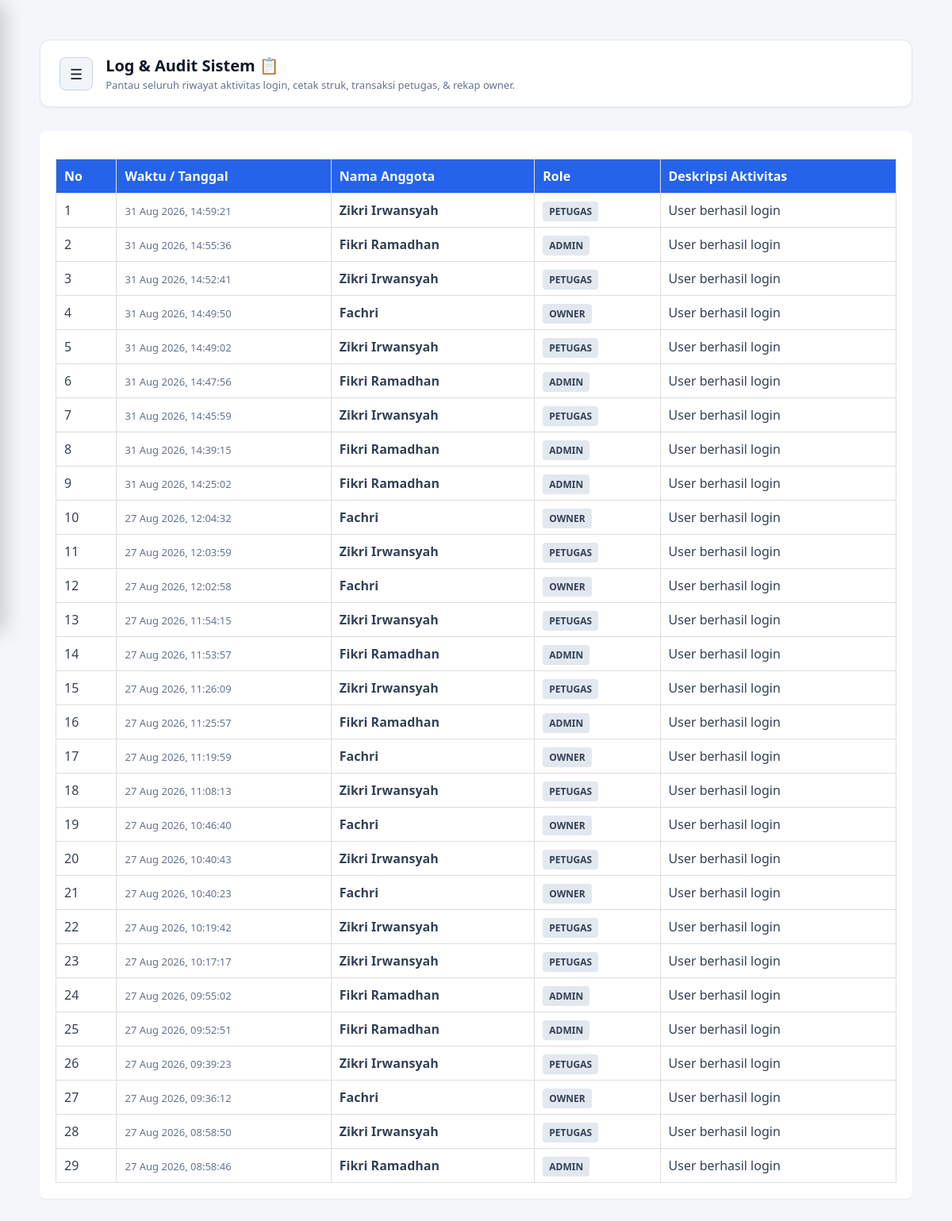
Page /app_parkir/admin/php-admin/log.php (signed in) on the committed database.
### tables this page shows
CREATE TABLE `tb_log_aktivitas` (
  `id_log` int(11) NOT NULL,
  `id_user` int(11) NOT NULL,
  `aktivitas` varchar(100) NOT NULL,
  `waktu_aktivitas` datetime NOT NULL DEFAULT current_timestamp()
);

CREATE TABLE `tb_user` (
  `id_user` int(11) NOT NULL,
  `nama_lengkap` varchar(50) NOT NULL,
  `username` varchar(50) NOT NULL,
  `password` varchar(100) NOT NULL,
  `role` enum('admin','petugas','owner') NOT NULL,
  `status_aktif` tinyint(1) NOT NULL DEFAULT 1
);

### app_parkir/admin/php-admin/log.php (the view, shortened to what this page needs)
<?php
require_once '../../config/koneksi.php';
$log_aktivitas = mysqli_query($koneksi, "
    SELECT l.*, u.nama_lengkap, u.role
    FROM tb_log_aktivitas l
    LEFT JOIN tb_user u ON l.id_user = u.id_user
    ORDER BY l.waktu_aktivitas DESC
");
?>
<!DOCTYPE html>
<html lang="id">
<head>
    <link rel="stylesheet" href="../css-admin/dashboard.css?v=<?= time(); ?>">
    <link rel="stylesheet" href="../css-admin/user.css?v=<?= time(); ?>">
</head>
<body>
    <div class="content">
        <div class="header">
            <div class="header-left">
                <button class="menu-toggle" id="btnToggle" title="Buka Menu">☰</button>
                <div>
                    <h2>Log & Audit Sistem 📋</h2>
                    <p>Pantau seluruh riwayat aktivitas login, cetak struk, transaksi petugas, & rekap owner.</p>
                </div>
            </div>
        </div>
        <div style="overflow-x: auto; background: white; padding: 20px; border-radius: 8px; box-shadow: 0 1px 3px rgba(0,0,0,0.05);">
            <table>
                <thead>
                    <tr>
                        <th>No</th>
                        <th>Waktu / Tanggal</th>
                        <th>Nama Anggota</th>
                        <th>Role</th>
                        <th>Deskripsi Aktivitas</th>
                    </tr>
                </thead>
                <tbody>
                    <?php
                    $no = 1;
                    while($row = mysqli_fetch_assoc($log_aktivitas)):
                    ?>
                    <tr>
                        <td><?= $no++; ?></td>
                        <td><span style="color: #64748b; font-size: 13px;"><?= date('d M Y, H:i:s', strtotime($row['waktu_aktivitas'])); ?></span></td>
                        <td><b><?= htmlspecialchars($row['nama_lengkap'] ?? 'System'); ?></b></td>
                        <td>
                            <span style="background: #e2e8f0; padding: 4px 8px; border-radius: 4px; font-size: 12px; font-weight: bold;">
                                <?= strtoupper($row['role'] ?? 'SYSTEM'); ?>
                            </span>
                        </td>
                        <td><?= htmlspecialchars($row['aktivitas']); ?></td>
                    </tr>
                    <?php endwhile; ?>
                </tbody>
            </table>
        </div>
    </div>
</body>
</html>

### app_parkir/admin/css-admin/dashboard.css (style rules this page uses)
* { margin: 0; padding: 0; box-sizing: border-box; font-family: "Segoe UI", system-ui, -apple-system, sans-serif; }
body { background-color: #f8fafc; color: #334155; display: flex; min-height: 100vh; position: relative; overflow-x: hidden; }
.content { flex: 1; padding: 30px; overflow-y: auto; width: 100%; }
.header { background-color: #ffffff; padding: 18px 24px; border-radius: 12px; box-shadow: 0 1px 3px rgba(0, 0, 0, 0.05); margin-bottom: 30px; border: 1px solid #e2e8f0; }
.header-left { display: flex; align-items: center; gap: 16px; }
.menu-toggle { background-color: #f1f5f9; color: #0f172a; border: 1px solid #cbd5e1; padding: 8px 12px; border-radius: 8px; font-size: 18px; cursor: pointer; transition: all 0.2s ease; display: flex; align-items: center; justify-content: center; }
.header h2 { font-size: 20px; color: #0f172a; margin-bottom: 2px; }
.header p { color: #64748b; font-size: 13px; }

### app_parkir/admin/css-admin/user.css (style rules this page uses)
body { font-family: Arial, sans-serif; padding: 20px; background: #f4f6f9; }
table { width: 100%; border-collapse: collapse; background: #fff; margin-top: 15px; }
th, td { border: 1px solid #ddd; padding: 10px; text-align: left; }
th { background-color: #2563eb; color: white; }

### rows in the picture
tb_log_aktivitas: waktu_aktivitas "31 Aug 2026, 14:59:21", id_user.nama_lengkap "Zikri Irwansyah", id_user.role "PETUGAS", aktivitas "User berhasil login"
tb_log_aktivitas: waktu_aktivitas "31 Aug 2026, 14:55:36", id_user.nama_lengkap "Fikri Ramadhan", id_user.role "ADMIN", aktivitas "User berhasil login"
tb_log_aktivitas: waktu_aktivitas "31 Aug 2026, 14:52:41", id_user.nama_lengkap "Zikri Irwansyah", id_user.role "PETUGAS", aktivitas "User berhasil login"
tb_log_aktivitas: waktu_aktivitas "31 Aug 2026, 14:49:50", id_user.nama_lengkap "Fachri", id_user.role "OWNER", aktivitas "User berhasil login"
tb_log_aktivitas: waktu_aktivitas "31 Aug 2026, 14:49:02", id_user.nama_lengkap "Zikri Irwansyah", id_user.role "PETUGAS", aktivitas "User berhasil login"
tb_log_aktivitas: waktu_aktivitas "31 Aug 2026, 14:47:56", id_user.nama_lengkap "Fikri Ramadhan", id_user.role "ADMIN", aktivitas "User berhasil login"
tb_log_aktivitas: waktu_aktivitas "31 Aug 2026, 14:45:59", id_user.nama_lengkap "Zikri Irwansyah", id_user.role "PETUGAS", aktivitas "User berhasil login"
tb_log_aktivitas: waktu_aktivitas "31 Aug 2026, 14:39:15", id_user.nama_lengkap "Fikri Ramadhan", id_user.role "ADMIN", aktivitas "User berhasil login"
tb_log_aktivitas: waktu_aktivitas "31 Aug 2026, 14:25:02", id_user.nama_lengkap "Fikri Ramadhan", id_user.role "ADMIN", aktivitas "User berhasil login"
tb_log_aktivitas: waktu_aktivitas "27 Aug 2026, 12:04:32", id_user.nama_lengkap "Fachri", id_user.role "OWNER", aktivitas "User berhasil login"
tb_log_aktivitas: waktu_aktivitas "27 Aug 2026, 12:03:59", id_user.nama_lengkap "Zikri Irwansyah", id_user.role "PETUGAS", aktivitas "User berhasil login"
tb_log_aktivitas: waktu_aktivitas "27 Aug 2026, 12:02:58", id_user.nama_lengkap "Fachri", id_user.role "OWNER", aktivitas "User berhasil login"
tb_log_aktivitas: waktu_aktivitas "27 Aug 2026, 11:54:15", id_user.nama_lengkap "Zikri Irwansyah", id_user.role "PETUGAS", aktivitas "User berhasil login"
tb_log_aktivitas: waktu_aktivitas "27 Aug 2026, 11:53:57", id_user.nama_lengkap "Fikri Ramadhan", id_user.role "ADMIN", aktivitas "User berhasil login"
tb_log_aktivitas: waktu_aktivitas "27 Aug 2026, 11:26:09", id_user.nama_lengkap "Zikri Irwansyah", id_user.role "PETUGAS", aktivitas "User berhasil login"
tb_log_aktivitas: waktu_aktivitas "27 Aug 2026, 11:25:57", id_user.nama_lengkap "Fikri Ramadhan", id_user.role "ADMIN", aktivitas "User berhasil login"
tb_log_aktivitas: waktu_aktivitas "27 Aug 2026, 11:19:59", id_user.nama_lengkap "Fachri", id_user.role "OWNER", aktivitas "User berhasil login"
tb_log_aktivitas: waktu_aktivitas "27 Aug 2026, 11:08:13", id_user.nama_lengkap "Zikri Irwansyah", id_user.role "PETUGAS", aktivitas "User berhasil login"
tb_log_aktivitas: waktu_aktivitas "27 Aug 2026, 10:46:40", id_user.nama_lengkap "Fachri", id_user.role "OWNER", aktivitas "User berhasil login"
tb_log_aktivitas: waktu_aktivitas "27 Aug 2026, 10:40:43", id_user.nama_lengkap "Zikri Irwansyah", id_user.role "PETUGAS", aktivitas "User berhasil login"
tb_log_aktivitas: waktu_aktivitas "27 Aug 2026, 10:40:23", id_user.nama_lengkap "Fachri", id_user.role "OWNER", aktivitas "User berhasil login"
tb_log_aktivitas: waktu_aktivitas "27 Aug 2026, 10:19:42", id_user.nama_lengkap "Zikri Irwansyah", id_user.role "PETUGAS", aktivitas "User berhasil login"
tb_log_aktivitas: waktu_aktivitas "27 Aug 2026, 10:17:17", id_user.nama_lengkap "Zikri Irwansyah", id_user.role "PETUGAS", aktivitas "User berhasil login"
tb_log_aktivitas: waktu_aktivitas "27 Aug 2026, 09:55:02", id_user.nama_lengkap "Fikri Ramadhan", id_user.role "ADMIN", aktivitas "User berhasil login"
tb_log_aktivitas: waktu_aktivitas "27 Aug 2026, 09:52:51", id_user.nama_lengkap "Fikri Ramadhan", id_user.role "ADMIN", aktivitas "User berhasil login"
tb_log_aktivitas: waktu_aktivitas "27 Aug 2026, 09:39:23", id_user.nama_lengkap "Zikri Irwansyah", id_user.role "PETUGAS", aktivitas "User berhasil login"
tb_log_aktivitas: waktu_aktivitas "27 Aug 2026, 09:36:12", id_user.nama_lengkap "Fachri", id_user.role "OWNER", aktivitas "User berhasil login"
tb_log_aktivitas: waktu_aktivitas "27 Aug 2026, 08:58:50", id_user.nama_lengkap "Zikri Irwansyah", id_user.role "PETUGAS", aktivitas "User berhasil login"
tb_log_aktivitas: waktu_aktivitas "27 Aug 2026, 08:58:46", id_user.nama_lengkap "Fikri Ramadhan", id_user.role "ADMIN", aktivitas "User berhasil login"
